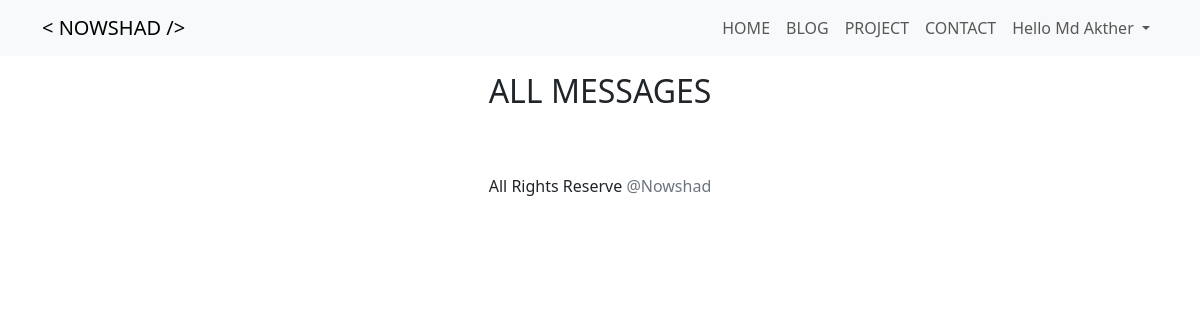
The app's page /account/messages/ (signed in), older data.
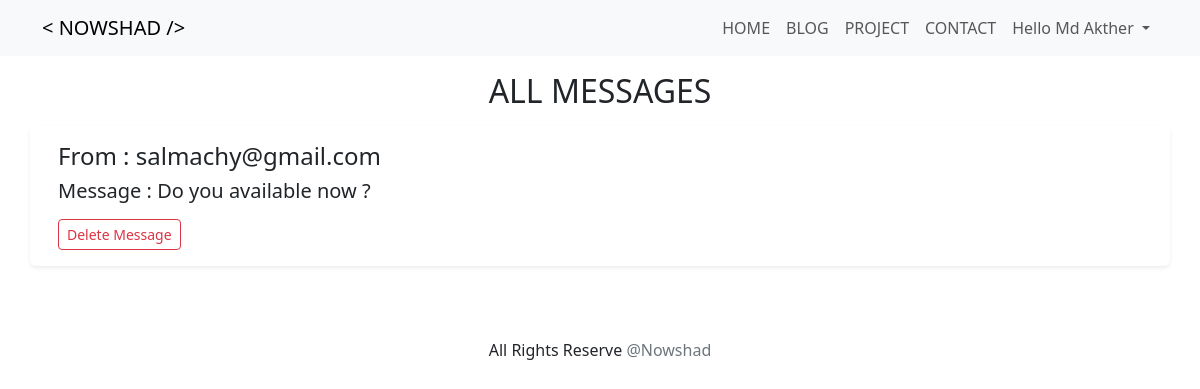
The same page, newer data.
### contact/models.py (models this page shows, shortened)
class ContactMessage(models.Model):
    name = models.CharField(max_length=100)
    email = models.EmailField()
    message = models.TextField()

### account/views.py (the view)
# urls.py: path('messages/', views.all_messages, name='messages'),
def all_messages(request):
    messages = ContactMessage.objects.all()
    return render(request, 'messages.html',{'messages':messages})

### account/templates/messages.html (shortened to what this page needs)
{% extends "base.html" %}
{% block content %}
{% if request.user.is_staff %}
<h1 class="text-center fs-2 display-3 text-uppercase mt-3">All Messages</h1>
<div class="card border-0 mt-3">
    {% for message in messages %}
    <div class="row shadow-sm rounded mb-4">
        <div class="col-md-12">
            <div class="card-body">
                <h1 class="card-title fs-4 display-5"> From : {{message.email}} </h1>
                <p class="card-text fs-5 display-4 mt-2"> Message :
                    {{message.message}}
                </p>
                <a href="{% url 'delete_message' message.id %}">
                    <button class="btn btn-outline-danger btn-sm">Delete Message</button>
                </a>
            </div>
        </div>
    </div>
    {% endfor %}
</div>
{% endif %}
{% endblock content %}

Row changes from the older to the newer data that the page shows:
added ContactMessage: email "salmachy@gmail.com", message "Do you available now ?"
